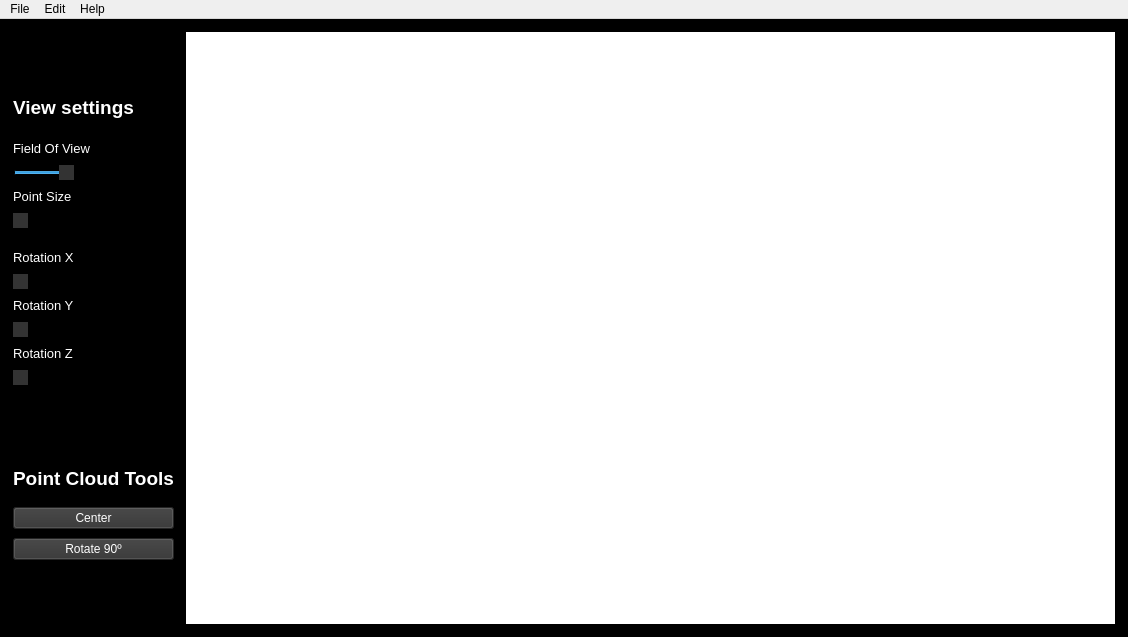
<?xml version="1.0" encoding="UTF-8"?>
<ui version="4.0">
 <class>PointCloudEditorClass</class>
 <widget class="QMainWindow" name="PointCloudEditorClass">
  <property name="geometry">
   <rect>
    <x>0</x>
    <y>0</y>
    <width>1128</width>
    <height>636</height>
   </rect>
  </property>
  <property name="windowTitle">
   <string>PointCloudEditor</string>
  </property>
  <widget class="QWidget" name="centralWidget">
   <property name="styleSheet">
    <string notr="true">background-color: black;</string>
   </property>
   <layout class="QVBoxLayout" name="verticalLayout">
    <item>
     <widget class="QWidget" name="MainLayout" native="true">
      <property name="sizePolicy">
       <sizepolicy hsizetype="Preferred" vsizetype="Preferred">
        <horstretch>0</horstretch>
        <verstretch>0</verstretch>
       </sizepolicy>
      </property>
      <property name="minimumSize">
       <size>
        <width>0</width>
        <height>0</height>
       </size>
      </property>
      <property name="baseSize">
       <size>
        <width>0</width>
        <height>0</height>
       </size>
      </property>
      <layout class="QHBoxLayout" name="horizontalLayout">
       <property name="spacing">
        <number>12</number>
       </property>
       <property name="leftMargin">
        <number>2</number>
       </property>
       <property name="topMargin">
        <number>2</number>
       </property>
       <property name="rightMargin">
        <number>2</number>
       </property>
       <property name="bottomMargin">
        <number>2</number>
       </property>
       <item>
        <layout class="QVBoxLayout" name="ToolsLayout">
         <property name="spacing">
          <number>18</number>
         </property>
         <property name="sizeConstraint">
          <enum>QLayout::SetDefaultConstraint</enum>
         </property>
         <property name="leftMargin">
          <number>0</number>
         </property>
         <property name="topMargin">
          <number>0</number>
         </property>
         <item>
          <layout class="QVBoxLayout" name="ViewSettingsLayout">
           <property name="spacing">
            <number>9</number>
           </property>
           <property name="sizeConstraint">
            <enum>QLayout::SetDefaultConstraint</enum>
           </property>
           <item>
            <widget class="QLabel" name="viewSettingsLabel">
             <property name="sizePolicy">
              <sizepolicy hsizetype="Preferred" vsizetype="Fixed">
               <horstretch>0</horstretch>
               <verstretch>0</verstretch>
              </sizepolicy>
             </property>
             <property name="font">
              <font>
               <family>Tahoma</family>
               <pointsize>14</pointsize>
               <bold>true</bold>
              </font>
             </property>
             <property name="styleSheet">
              <string notr="true">color: white;
font-family: &quot;Tahoma&quot;</string>
             </property>
             <property name="text">
              <string>View settings</string>
             </property>
             <property name="alignment">
              <set>Qt::AlignLeading|Qt::AlignLeft|Qt::AlignTop</set>
             </property>
            </widget>
           </item>
           <item>
            <spacer name="verticalSpacer_3">
             <property name="orientation">
              <enum>Qt::Vertical</enum>
             </property>
             <property name="sizeType">
              <enum>QSizePolicy::Fixed</enum>
             </property>
             <property name="sizeHint" stdset="0">
              <size>
               <width>20</width>
               <height>13</height>
              </size>
             </property>
            </spacer>
           </item>
           <item>
            <widget class="QLabel" name="fovLabel">
             <property name="sizePolicy">
              <sizepolicy hsizetype="Preferred" vsizetype="Fixed">
               <horstretch>0</horstretch>
               <verstretch>0</verstretch>
              </sizepolicy>
             </property>
             <property name="font">
              <font>
               <family>Tahoma</family>
               <pointsize>10</pointsize>
              </font>
             </property>
             <property name="styleSheet">
              <string notr="true">color: white;
font-family: &quot;Tahoma&quot;</string>
             </property>
             <property name="text">
              <string>Field Of View</string>
             </property>
             <property name="alignment">
              <set>Qt::AlignLeading|Qt::AlignLeft|Qt::AlignTop</set>
             </property>
            </widget>
           </item>
           <item>
            <widget class="QSlider" name="fovSlider">
             <property name="styleSheet">
              <string notr="true">QSlider::handle:horizontal {
    background-color: #333333;
}</string>
             </property>
             <property name="minimum">
              <number>20</number>
             </property>
             <property name="maximum">
              <number>100</number>
             </property>
             <property name="value">
              <number>45</number>
             </property>
             <property name="orientation">
              <enum>Qt::Horizontal</enum>
             </property>
            </widget>
           </item>
           <item>
            <widget class="QLabel" name="pointSizeLabel">
             <property name="sizePolicy">
              <sizepolicy hsizetype="Preferred" vsizetype="Fixed">
               <horstretch>0</horstretch>
               <verstretch>0</verstretch>
              </sizepolicy>
             </property>
             <property name="font">
              <font>
               <family>Tahoma</family>
               <pointsize>10</pointsize>
              </font>
             </property>
             <property name="styleSheet">
              <string notr="true">color: white;
font-family: &quot;Tahoma&quot;</string>
             </property>
             <property name="text">
              <string>Point Size</string>
             </property>
            </widget>
           </item>
           <item>
            <widget class="QSlider" name="pointSizeSlider">
             <property name="styleSheet">
              <string notr="true">
QSlider::handle:horizontal {
    background-color: #333333;
}</string>
             </property>
             <property name="minimum">
              <number>1</number>
             </property>
             <property name="maximum">
              <number>5</number>
             </property>
             <property name="pageStep">
              <number>1</number>
             </property>
             <property name="value">
              <number>1</number>
             </property>
             <property name="orientation">
              <enum>Qt::Horizontal</enum>
             </property>
            </widget>
           </item>
           <item>
            <spacer name="verticalSpacer">
             <property name="orientation">
              <enum>Qt::Vertical</enum>
             </property>
             <property name="sizeType">
              <enum>QSizePolicy::Fixed</enum>
             </property>
             <property name="sizeHint" stdset="0">
              <size>
               <width>20</width>
               <height>13</height>
              </size>
             </property>
            </spacer>
           </item>
           <item>
            <widget class="QLabel" name="rotationx">
             <property name="sizePolicy">
              <sizepolicy hsizetype="Preferred" vsizetype="Fixed">
               <horstretch>0</horstretch>
               <verstretch>0</verstretch>
              </sizepolicy>
             </property>
             <property name="font">
              <font>
               <family>Tahoma</family>
               <pointsize>10</pointsize>
              </font>
             </property>
             <property name="styleSheet">
              <string notr="true">color: white;
font-family: &quot;Tahoma&quot;</string>
             </property>
             <property name="text">
              <string>Rotation X</string>
             </property>
            </widget>
           </item>
           <item>
            <widget class="QSlider" name="rotationXSlider">
             <property name="styleSheet">
              <string notr="true">QSlider::handle:horizontal {
    background-color: #333333;
}</string>
             </property>
             <property name="maximum">
              <number>360</number>
             </property>
             <property name="orientation">
              <enum>Qt::Horizontal</enum>
             </property>
            </widget>
           </item>
           <item>
            <widget class="QLabel" name="rotationy">
             <property name="sizePolicy">
              <sizepolicy hsizetype="Preferred" vsizetype="Fixed">
               <horstretch>0</horstretch>
               <verstretch>0</verstretch>
              </sizepolicy>
             </property>
             <property name="font">
              <font>
               <family>Tahoma</family>
               <pointsize>10</pointsize>
              </font>
             </property>
             <property name="styleSheet">
              <string notr="true">color: white;
font-family: &quot;Tahoma&quot;</string>
             </property>
             <property name="text">
              <string>Rotation Y</string>
             </property>
            </widget>
           </item>
           <item>
            <widget class="QSlider" name="rotationYSlider">
             <property name="styleSheet">
              <string notr="true">QSlider::handle:horizontal {
    background-color: #333333;
}</string>
             </property>
             <property name="maximum">
              <number>360</number>
             </property>
             <property name="orientation">
              <enum>Qt::Horizontal</enum>
             </property>
            </widget>
           </item>
           <item>
            <widget class="QLabel" name="rotationz">
             <property name="sizePolicy">
              <sizepolicy hsizetype="Preferred" vsizetype="Fixed">
               <horstretch>0</horstretch>
               <verstretch>0</verstretch>
              </sizepolicy>
             </property>
             <property name="font">
              <font>
               <family>Tahoma</family>
               <pointsize>10</pointsize>
              </font>
             </property>
             <property name="styleSheet">
              <string notr="true">color: white;
font-family: &quot;Tahoma&quot;</string>
             </property>
             <property name="text">
              <string>Rotation Z</string>
             </property>
            </widget>
           </item>
           <item>
            <widget class="QSlider" name="rotationZSlider">
             <property name="styleSheet">
              <string notr="true">QSlider::handle:horizontal {
    background-color: #333333;
}</string>
             </property>
             <property name="maximum">
              <number>360</number>
             </property>
             <property name="orientation">
              <enum>Qt::Horizontal</enum>
             </property>
            </widget>
           </item>
          </layout>
         </item>
         <item>
          <layout class="QVBoxLayout" name="ToolLayout">
           <property name="spacing">
            <number>9</number>
           </property>
           <item>
            <widget class="QLabel" name="toolsLabel">
             <property name="sizePolicy">
              <sizepolicy hsizetype="Fixed" vsizetype="Fixed">
               <horstretch>0</horstretch>
               <verstretch>0</verstretch>
              </sizepolicy>
             </property>
             <property name="font">
              <font>
               <family>Tahoma</family>
               <pointsize>14</pointsize>
               <bold>true</bold>
              </font>
             </property>
             <property name="styleSheet">
              <string notr="true">color: white;
font-family: &quot;Tahoma&quot;</string>
             </property>
             <property name="text">
              <string>Point Cloud Tools</string>
             </property>
             <property name="alignment">
              <set>Qt::AlignLeading|Qt::AlignLeft|Qt::AlignTop</set>
             </property>
            </widget>
           </item>
           <item>
            <spacer name="verticalSpacer_2">
             <property name="orientation">
              <enum>Qt::Vertical</enum>
             </property>
             <property name="sizeType">
              <enum>QSizePolicy::Fixed</enum>
             </property>
             <property name="sizeHint" stdset="0">
              <size>
               <width>20</width>
               <height>8</height>
              </size>
             </property>
            </spacer>
           </item>
           <item>
            <widget class="QPushButton" name="centerButton">
             <property name="styleSheet">
              <string notr="true">color: white;
font-family: &quot;Tahoma&quot;;
background-color: rgb(51, 51, 51)</string>
             </property>
             <property name="text">
              <string>Center</string>
             </property>
            </widget>
           </item>
           <item>
            <widget class="QPushButton" name="RotateY">
             <property name="styleSheet">
              <string notr="true">color: white;
font-family: &quot;Tahoma&quot;;
background-color: rgb(51, 51, 51)</string>
             </property>
             <property name="text">
              <string>Rotate 90º</string>
             </property>
            </widget>
           </item>
          </layout>
         </item>
        </layout>
       </item>
       <item>
        <widget class="QWidget" name="placeholder" native="true">
         <property name="sizePolicy">
          <sizepolicy hsizetype="Preferred" vsizetype="Preferred">
           <horstretch>1</horstretch>
           <verstretch>0</verstretch>
          </sizepolicy>
         </property>
         <property name="minimumSize">
          <size>
           <width>921</width>
           <height>592</height>
          </size>
         </property>
         <property name="styleSheet">
          <string notr="true">background-color: white;</string>
         </property>
         <layout class="QVBoxLayout" name="verticalLayout_2">
          <property name="spacing">
           <number>0</number>
          </property>
          <property name="leftMargin">
           <number>0</number>
          </property>
          <property name="topMargin">
           <number>0</number>
          </property>
          <property name="rightMargin">
           <number>0</number>
          </property>
          <property name="bottomMargin">
           <number>0</number>
          </property>
         </layout>
        </widget>
       </item>
      </layout>
     </widget>
    </item>
   </layout>
  </widget>
  <widget class="QMenuBar" name="menuBar">
   <property name="geometry">
    <rect>
     <x>0</x>
     <y>0</y>
     <width>1128</width>
     <height>22</height>
    </rect>
   </property>
   <widget class="QMenu" name="menuFile">
    <property name="title">
     <string>File</string>
    </property>
    <addaction name="actionLoad"/>
    <addaction name="actionSave"/>
    <addaction name="separator"/>
    <addaction name="actionExit"/>
   </widget>
   <widget class="QMenu" name="menuEdit">
    <property name="title">
     <string>Edit</string>
    </property>
    <addaction name="actionCenter"/>
    <addaction name="actionRotate_X_90"/>
    <addaction name="actionRotate_90"/>
    <addaction name="actionRotate_Z_90"/>
   </widget>
   <widget class="QMenu" name="menuHelp">
    <property name="title">
     <string>Help</string>
    </property>
   </widget>
   <addaction name="menuFile"/>
   <addaction name="menuEdit"/>
   <addaction name="menuHelp"/>
  </widget>
  <action name="actionLoad">
   <property name="text">
    <string>Load</string>
   </property>
  </action>
  <action name="actionSave">
   <property name="text">
    <string>Save</string>
   </property>
  </action>
  <action name="actionExit">
   <property name="text">
    <string>Quit</string>
   </property>
   <property name="menuRole">
    <enum>QAction::QuitRole</enum>
   </property>
  </action>
  <action name="actionCenter">
   <property name="checkable">
    <bool>false</bool>
   </property>
   <property name="text">
    <string>Center</string>
   </property>
  </action>
  <action name="actionRotate_90">
   <property name="text">
    <string>Rotate Y 90º</string>
   </property>
  </action>
  <action name="actionRotate_X_90">
   <property name="text">
    <string>Rotate X 90º</string>
   </property>
  </action>
  <action name="actionRotate_Z_90">
   <property name="text">
    <string>Rotate Z 90º</string>
   </property>
  </action>
 </widget>
 <layoutdefault spacing="6" margin="11"/>
 <resources>
  <include location="PointCloudEditor.qrc"/>
 </resources>
 <connections/>
</ui>
